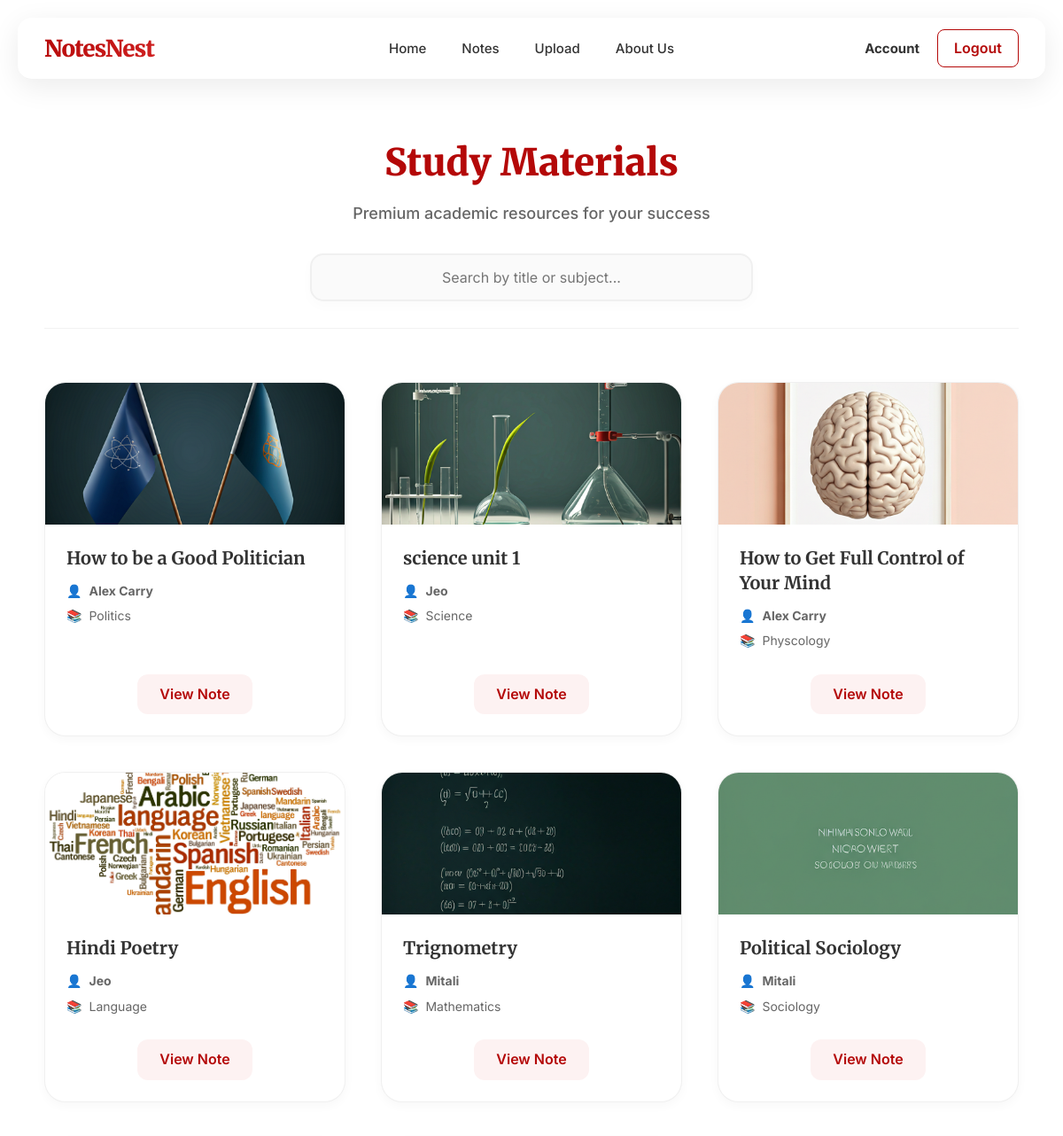
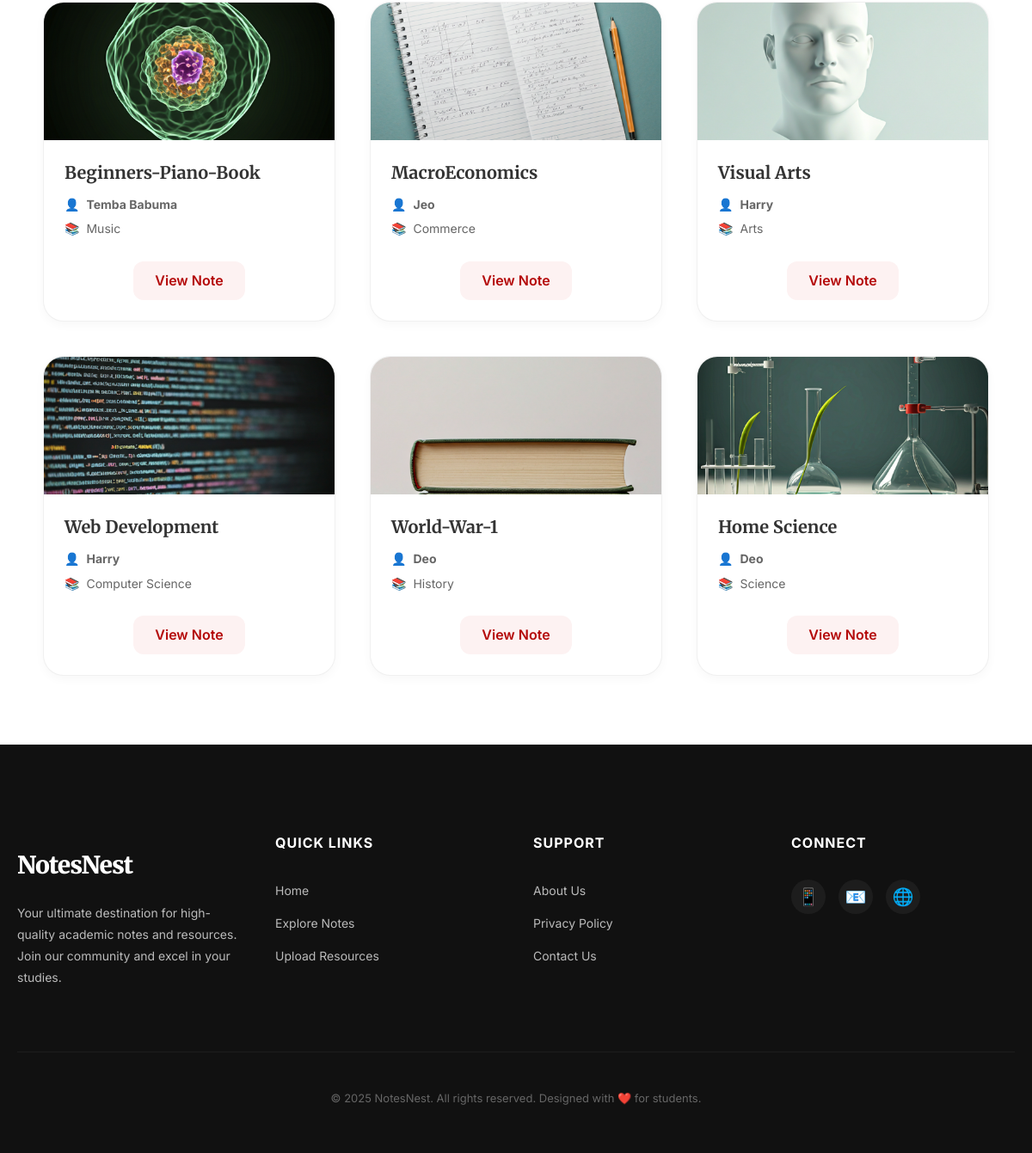
The app's page /User/ExplorePage.php (signed in) with its own data (2 pictures, top to bottom).
### tables this page shows
CREATE TABLE `tbl_notes` (
  `note_id` int(11) NOT NULL,
  `user_id` int(11) NOT NULL,
  `title` varchar(100) NOT NULL,
  `description` varchar(150) NOT NULL,
  `file_url` varchar(150) NOT NULL,
  `subject_id` int(11) NOT NULL,
  `isApproved` tinyint(1) NOT NULL DEFAULT 0,
  `createdAt` datetime NOT NULL DEFAULT current_timestamp()
);

CREATE TABLE `tbl_subject` (
  `subject_id` int(11) NOT NULL,
  `name` varchar(20) NOT NULL,
  `img` varchar(150) NOT NULL
);

CREATE TABLE `tbl_user` (
  `user_id` int(11) NOT NULL,
  `name` varchar(20) NOT NULL,
  `user_name` varchar(20) NOT NULL,
  `phone_no` bigint(20) NOT NULL,
  `email` varchar(50) NOT NULL,
  `password` varchar(200) NOT NULL,
  `role_id` tinyint(4) NOT NULL,
  `isBlocked` tinyint(1) NOT NULL DEFAULT 0,
  `createdAt` datetime NOT NULL DEFAULT current_timestamp()
);

### User/ExplorePage.php (the view, shortened to what this page needs)
<!DOCTYPE html>
<html lang="en">
<head>
    <link href="style.css" rel="stylesheet" />
</head>
<body class="nn-page">
    <header class="nn-navbar">
        <div class="nn-container">
            <div class="nn-nav-flex">
                <a href="index.php" class="nn-logo">NotesNest</a>
                <nav class="nn-nav-links">
                    <a href="index.php" class="nn-nav-link">Home</a>
                    <a href="ExplorePage.php" class="nn-nav-link">Notes</a>
                    <a href="Upload.php" class="nn-nav-link">Upload</a>
                    <a href="aboutUs.php" class="nn-nav-link">About Us</a>
                </nav>
                <div class="nn-nav-auth">
                    <a href="user_Profile.php" class="nn-nav-link" style="font-weight: 700;">Account</a>
                    <a href="LogOut.php" class="nn-btn-logout">Logout</a>
                </div>
            </div>
        </div>
    </header>
    <main class="nn-container" style="padding: 80px 20px; flex: 1;">
        <header class="nn-page-header">
            <div>
                <h1 style="color: var(--nn-primary); font-size: 42px; margin: 0; font-weight: 900; font-family: 'Merriweather', serif;">Study Materials</h1>
                <p style="color: var(--nn-light-text); margin: 10px 0 0 0; font-size: 18px; font-weight: 500;">
                    Premium academic resources for your success
                </p>
            </div>
            <div class="nn-search-container">
                <form action="ExplorePage.php" method="GET">
                    <input
                        type="text"
                        name="search"
                        placeholder="Search by title or subject..."
                        value="<?php echo isset($_GET['search']) ? htmlspecialchars($_GET['search']) : ''; ?>"
                        class="nn-search-input"
                    />
                </form>
            </div>
        </header>
        <div class="nn-notes-grid">
            <?php
            $conn = new mysqli("localhost", "root", "", "notesnest_db");
            $whereClauses = ["n.isApproved = 1"];
            $whereSql = implode(" AND ", $whereClauses);
            $sql = "SELECT n.*, s.name AS subject_name, s.img AS subject_img, u.user_name
                    FROM tbl_notes n
                    JOIN tbl_subject s ON n.subject_id = s.subject_id
                    JOIN tbl_user u ON n.user_id = u.user_id
                    LEFT JOIN tbl_note_tags nt ON n.note_id = nt.note_id
                    LEFT JOIN tbl_tags t ON nt.tag_id = t.tag_id
                    WHERE $whereSql
                    GROUP BY n.note_id
                    ORDER BY n.createdAt DESC";
            $result = $conn->query($sql);
            if ($result->num_rows === 0) {
            ?>
                <div style="text-align: center; padding: 100px; grid-column: 1 / -1; background: #fcfcfc; border-radius: 20px; border: 1px dashed #ddd;">
                    <div style="font-size: 40px; margin-bottom: 20px;">😕</div>
                    <h3 style="margin: 0; font-weight: 800; color: #333;">No notes found</h3>
                    <p style="color: #888; font-weight: 500; margin-top: 10px;">Try a different search term or check another subject.</p>
                    <a href="ExplorePage.php" class="nn-btn" style="margin-top: 20px; border-radius: 12px;">Clear Search</a>
                </div>
            <?php
            } else {
                while ($row = $result->fetch_assoc()) {
            ?>
                    <a href="NotesInfo.php?note_id=<?php echo $row['note_id']; ?>" class="nn-note-card">
                        <div class="nn-note-card-img">
                            <img src="./<?php echo $row['subject_img']; ?>" alt="Subject thumbnail" />
                        </div>
                        <div class="nn-note-card-content">
                            <h3 class="nn-note-card-title"><?php echo htmlspecialchars($row['title']); ?></h3>
                            <div class="nn-note-card-meta">
                                <div class="nn-note-card-meta-item">
                                    <span>👤</span> <strong><?php echo htmlspecialchars($row['user_name']); ?></strong>
                                </div>
                                <div class="nn-note-card-meta-item">
                                    <span>📚</span> <?php echo htmlspecialchars($row['subject_name']); ?>
                                </div>
                            </div>
                            <div class="nn-note-card-footer">
                                <span class="nn-note-btn-download">View Note</span>
                            </div>
                        </div>
                    </a>
            <?php
                }
            }
            ?>
        </div>
    </main>
    <footer class="nn-footer">
        <div class="nn-container">
            <div style="display: grid; grid-template-columns: repeat(auto-fit, minmax(200px, 1fr)); gap: 40px;">
                <div>
                    <h4 class="nn-logo" style="margin-bottom: 20px; -webkit-text-fill-color: #fff; background: none; font-size: 28px;">NotesNest</h4>
                    <p style="color: #bbb; line-height: 1.8; font-size: 14px;">Your ultimate destination for high-quality academic notes and resources. Join our community and excel in your studies.</p>
                </div>
                <div>
                    <h4 style="font-family: 'Inter', sans-serif; font-size: 16px; text-transform: uppercase; letter-spacing: 1px;">Quick Links</h4>
                    <ul style="list-style: none; padding: 0;">
                        <li style="margin-bottom: 12px;"><a href="index.php" style="color: #bbb; font-size: 14px;">Home</a></li>
                        <li style="margin-bottom: 12px;"><a href="ExplorePage.php" style="color: #bbb; font-size: 14px;">Explore Notes</a></li>
                        <li style="margin-bottom: 12px;"><a href="Upload.php" style="color: #bbb; font-size: 14px;">Upload Resources</a></li>
                    </ul>
                </div>
                <div>
                    <h4 style="font-family: 'Inter', sans-serif; font-size: 16px; text-transform: uppercase; letter-spacing: 1px;">Support</h4>
                    <ul style="list-style: none; padding: 0;">
                        <li style="margin-bottom: 12px;"><a href="aboutUs.php" style="color: #bbb; font-size: 14px;">About Us</a></li>
                        <li style="margin-bottom: 12px;"><a href="#" style="color: #bbb; font-size: 14px;">Privacy Policy</a></li>
                        <li style="margin-bottom: 12px;"><a href="#" style="color: #bbb; font-size: 14px;">Contact Us</a></li>
                    </ul>
                </div>
                <div>
                    <h4 style="font-family: 'Inter', sans-serif; font-size: 16px; text-transform: uppercase; letter-spacing: 1px;">Connect</h4>
                    <div style="display: flex; gap: 15px; margin-top: 10px;">
                        <span style="font-size: 20px; color: #fff; cursor: pointer; background: rgba(255,255,255,0.05); width: 40px; height: 40px; display: flex; align-items: center; justify-content: center; border-radius: 50%;">📱</span>
                        <span style="font-size: 20px; color: #fff; cursor: pointer; background: rgba(255,255,255,0.05); width: 40px; height: 40px; display: flex; align-items: center; justify-content: center; border-radius: 50%;">📧</span>
                        <span style="font-size: 20px; color: #fff; cursor: pointer; background: rgba(255,255,255,0.05); width: 40px; height: 40px; display: flex; align-items: center; justify-content: center; border-radius: 50%;">🌐</span>
                    </div>
                </div>
            </div>
            <div style="border-top: 1px solid rgba(255,255,255,0.05); margin-top: 60px; padding-top: 30px; text-align: center;">
                <p style="color: #666; font-size: 13px;">© 2025 NotesNest. All rights reserved. Designed with ❤️ for students.</p>
            </div>
        </div>
    </footer>
</body>
</html>

### User/style.css (style rules this page uses)
:root { --nn-primary: #b40808; --nn-primary-hover: #075606; --nn-secondary: #00457a; --nn-text: #333333; --nn-light-text: #666666; --nn-bg: #ffffff; --nn-light-bg: #fafafa; --nn-border: #e7e7e7; --nn-container-width: 1200px; --nn-shadow: 0 4px 15px rgba(0,0,0,0.05); }
* { box-sizing: border-box; }
body { font-family: 'Inter', sans-serif; color: var(--nn-text); margin: 0; padding: 0; background-color: var(--nn-bg); line-height: 1.6; }
.nn-page { min-height: 100vh; display: flex; flex-direction: column; }
h1, h2, h3, h4, h5, h6 { font-family: 'Merriweather', serif; font-weight: 700; }
.nn-container { max-width: var(--nn-container-width); margin: 0 auto; padding: 0 20px; }
a { color: var(--nn-primary); text-decoration: none; transition: color 0.2s; }
.nn-navbar { background-color: rgba(255, 255, 255, 0.8); backdrop-filter: blur(12px); -webkit-backdrop-filter: blur(12px); height: 70px; display: flex; align-items: center; border-bottom: 1px solid rgba(0, 0, 0, 0.05); position: sticky; top: 20px; margin: 0 20px; border-radius: 16px; z-index: 1000; box-shadow: 0 8px 32px rgba(0, 0, 0, 0.08); }
.nn-navbar .nn-container { max-width: 100%; padding: 0 30px; width: 100%; }
.nn-nav-flex { display: flex; align-items: center; justify-content: space-between; width: 100%; }
.nn-logo { font-family: 'Merriweather', serif; font-size: 26px; font-weight: 900; background: linear-gradient(135deg, var(--nn-primary), #ff4d4d); -webkit-background-clip: text; -webkit-text-fill-color: transparent; letter-spacing: -1px; flex: 1; display: flex; justify-content: flex-start; }
.nn-nav-links { display: flex; gap: 40px; align-items: center; flex: 0 0 auto; }
.nn-nav-link { color: var(--nn-text); font-weight: 500; font-size: 15px; position: relative; padding: 5px 0; transition: color 0.3s ease; }
.nn-nav-link::after { content: ''; position: absolute; bottom: 0; left: 0; width: 0; height: 2px; background: var(--nn-primary); transition: width 0.3s ease; }
.nn-nav-auth { flex: 1; display: flex; justify-content: flex-end; gap: 20px; align-items: center; }
.nn-btn-logout { background: transparent; border: 1.5px solid var(--nn-primary); color: var(--nn-primary); padding: 8px 18px; border-radius: 8px; font-weight: 600; transition: all 0.3s ease; cursor: pointer; font-family: inherit; font-size: inherit; }
.nn-page-header { margin-bottom: 60px; padding-bottom: 30px; border-bottom: 1px solid rgba(0,0,0,0.05); display: flex; flex-direction: column; align-items: center; text-align: center; gap: 30px; }
.nn-search-container { position: relative; width: 500px; max-width: 90%; margin: 0 auto; }
.nn-search-input { width: 100%; padding: 15px 25px; border: 2px solid #f0f0f0; border-radius: 15px; font-family: inherit; font-size: 16px; transition: all 0.3s ease; background: #fafafa; box-shadow: 0 5px 15px rgba(0,0,0,0.02); text-align: center; }
.nn-notes-grid { display: grid; grid-template-columns: repeat(3, 1fr); gap: 40px; max-width: 1100px; margin: 0 auto; }
.nn-note-card { background: #fff; border-radius: 24px; overflow: hidden; transition: all 0.4s cubic-bezier(0.175, 0.885, 0.32, 1.275); border: 1px solid rgba(0,0,0,0.06); display: flex; flex-direction: column; box-shadow: 0 4px 12px rgba(0,0,0,0.03); text-decoration: none; color: inherit; }
.nn-note-card-img { height: 160px; background: #f8f8f8; position: relative; overflow: hidden; }
.nn-note-card-img img { width: 100%; height: 100%; object-fit: cover; transition: transform 0.5s ease; }
.nn-note-card-content { padding: 24px; display: flex; flex-direction: column; flex-grow: 1; }
.nn-note-card-title { font-size: 20px; font-weight: 700; margin: 0 0 12px 0; color: var(--nn-text); line-height: 1.4; }
.nn-note-card-meta { font-size: 14px; color: var(--nn-light-text); margin-bottom: 20px; }
.nn-note-card-meta-item { display: flex; align-items: center; gap: 8px; margin-bottom: 6px; }
.nn-note-card-footer { margin-top: auto; text-align: center; }
.nn-note-btn-download { display: inline-block; padding: 10px 25px; background: #fdf2f2; color: var(--nn-primary); text-align: center; border-radius: 12px; font-weight: 600; transition: all 0.3s ease; }
.nn-footer { background-color: #111111; color: #ffffff; padding: 80px 0 40px 0; width: 100%; }
.nn-footer h4 { color: #ffffff; margin-bottom: 30px; font-size: 20px; font-family: 'Merriweather', serif; }
.nn-footer a { color: #bbbbbb; transition: color 0.3s ease; }
.nn-footer p { color: #888888; font-size: 14px; }

### records on screen
tbl_notes: subject.img (picture), title "How to be a Good Politician", user.user_name "Alex Carry", subject.name "Politics"
tbl_notes: subject.img (picture), title "science unit 1", user.user_name "Jeo", subject.name "Science"
tbl_notes: subject.img (picture), title "How to Get Full Control of Your Mind", user.user_name "Alex Carry", subject.name "Physcology"
tbl_notes: subject.img (picture), title "Hindi Poetry", user.user_name "Jeo", subject.name "Language"
tbl_notes: subject.img (picture), title "Trignometry", user.user_name "Mitali", subject.name "Mathematics"
tbl_notes: subject.img (picture), title "Political Sociology", user.user_name "Mitali", subject.name "Sociology"
tbl_notes: subject.img (picture), title "Beginners-Piano-Book", user.user_name "Temba Babuma", subject.name "Music"
tbl_notes: subject.img (picture), title "MacroEconomics", user.user_name "Jeo", subject.name "Commerce"
tbl_notes: subject.img (picture), title "Visual Arts", user.user_name "Harry", subject.name "Arts"
tbl_notes: subject.img (picture), title "Web Development", user.user_name "Harry", subject.name "Computer Science"
tbl_notes: subject.img (picture), title "World-War-1", user.user_name "Deo", subject.name "History"
tbl_notes: subject.img (picture), title "Home Science", user.user_name "Deo", subject.name "Science"
